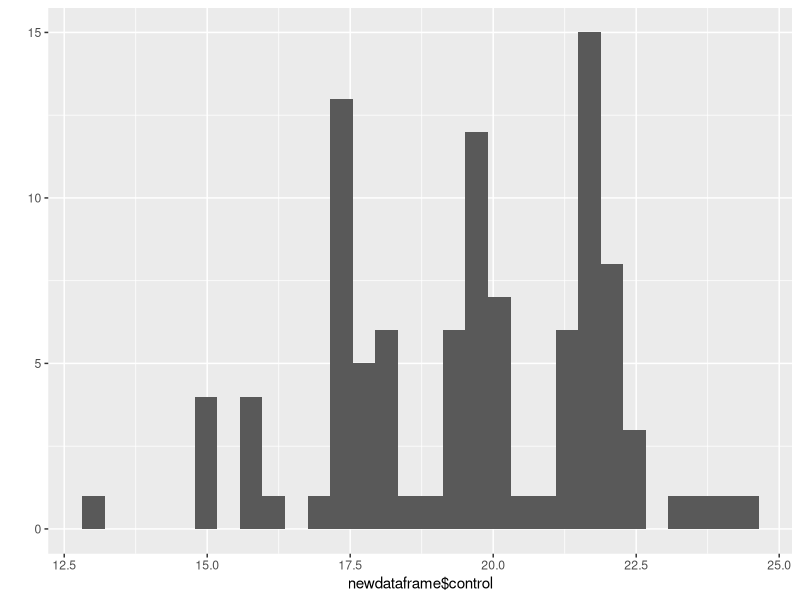
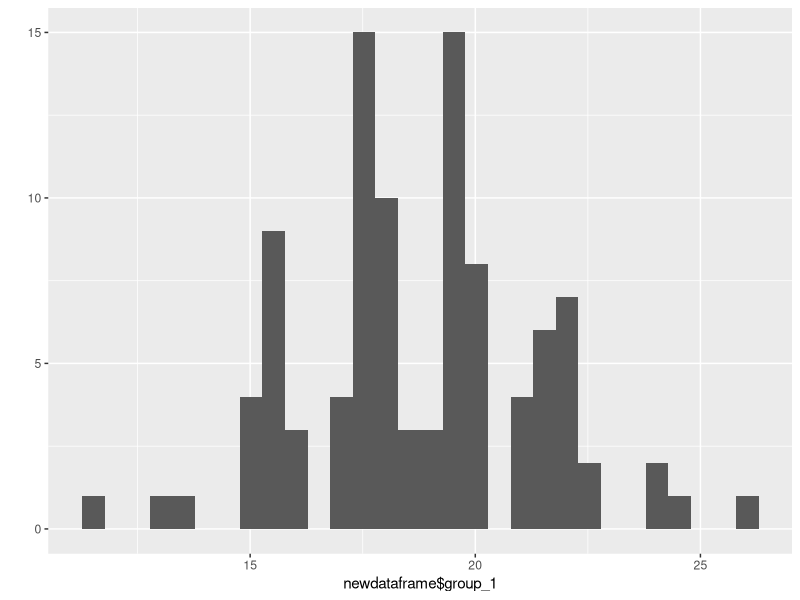
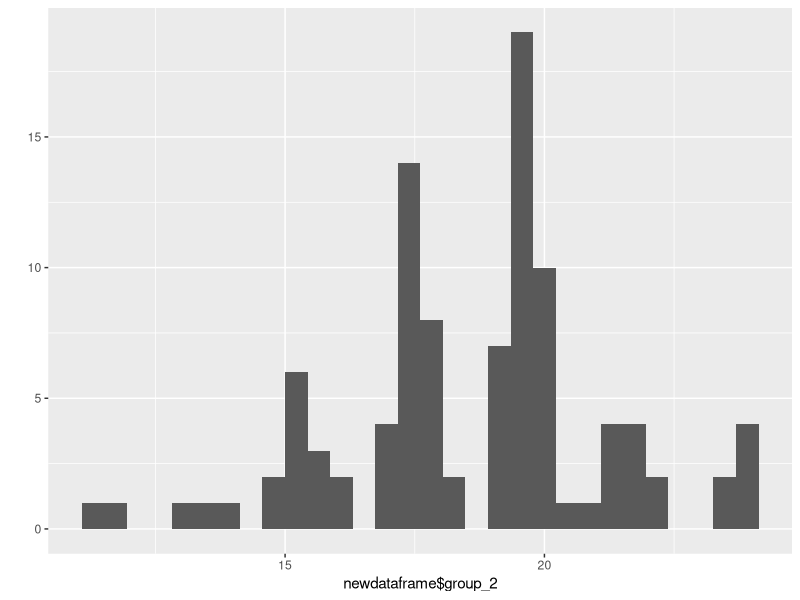

The R script that drew these images, in order:
## ---- chunk 1
library(ggplot2)
## ---- chunk 2
z <- c(10,0,1,3,0,2,4)
counter<-0
for (i in 1:length(z)) {
  if(z[i]==0){
  counter<-counter+1}
}
## ---- chunk 3
counter<-sum(z==0)
print(counter)
## ---- chunk 4
###############################
#FUNCTION: matrixfun
#packages: none 
#purpose: Write a function that takes as input two integers representing the number of rows and columns in a matrix. The output is a matrix of these dimensions in which each element is the product of the row number x the column number
#input: number of rows and columns
#output:matrix output
#------------------------------

matrixfun<-function(x=2,y=3)
  {
  m1<-matrix(nrow=x,ncol=y)
  
  for (i in 1:nrow(m1)){
    for(j in 1:ncol(m1)){
      m1[i,j]<-(i*j)
    }
  }
  return(m1)
       }
matrixfun()
## ---- chunk 5
group <- c(rep("Control",10),rep("Treatment1",10),rep("Treatment2",10))
var <- c(rnorm(n=10, mean=5,sd=0.25), rnorm(n=10, mean=25,sd=0.75),rnorm(n=10, mean=27,sd=0.85))
df <- data.frame(trt=group,res=var)
print(df)
#created my dataframe 

shuffle_data <- function(z) {
   newdataframe<- z[,2] <- sample(z[,2]) 
   v1 <- mean(z[1:10,2])
   v2<- mean(z[11:20,2])
   v3<- mean(z[21:30,2])
   vector<-c(v1,v2,v3)
  }

b<-shuffle_data(z=df)
print(b)

#do that again for 100 times 
# create empty grid to fill in
newdataframe <- expand.grid(replicate=1:100,
                      control=NA,
                      group_1=NA,
                      group_2=NA)

# for loop - repeat function 100x
for (i in 1:100) {
  vector <- shuffle_data(z=df)
  newdataframe[i,2] <- vector[1]
  newdataframe[i,3] <- vector[2]
  newdataframe[i,4] <- vector[3]
}


print(newdataframe)

#Creating graphs for each group! 
  
qplot(data = newdataframe, x = newdataframe$control)
qplot(data = newdataframe, x = newdataframe$group_1)
qplot(data = newdataframe, x = newdataframe$group_2)
print(vector)
